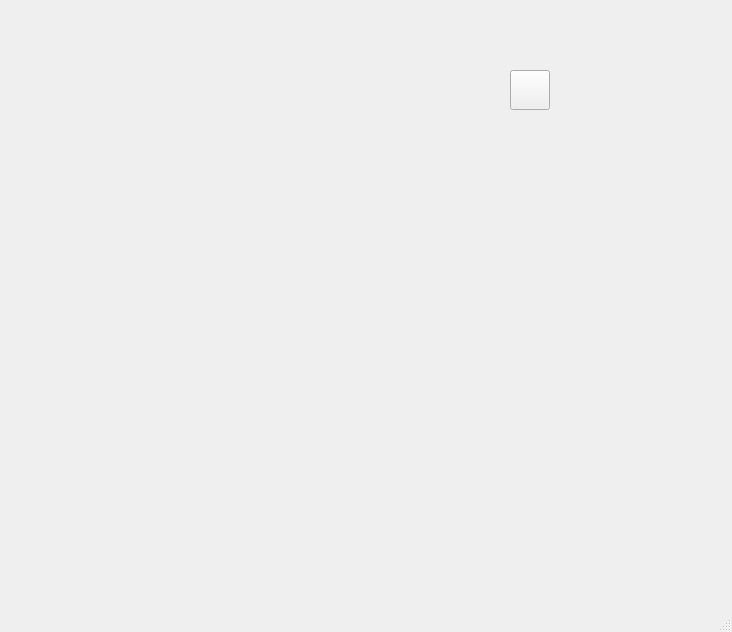
<?xml version="1.0" encoding="UTF-8"?>
<ui version="4.0">
 <class>MainWindow</class>
 <widget class="QMainWindow" name="MainWindow">
  <property name="geometry">
   <rect>
    <x>0</x>
    <y>0</y>
    <width>732</width>
    <height>632</height>
   </rect>
  </property>
  <property name="windowTitle">
   <string>MainWindow</string>
  </property>
  <property name="toolTip">
   <string>0,0</string>
  </property>
  <widget class="QWidget" name="centralwidget">
   <widget class="QPushButton" name="pb_reset">
    <property name="geometry">
     <rect>
      <x>510</x>
      <y>70</y>
      <width>40</width>
      <height>40</height>
     </rect>
    </property>
    <property name="toolTip">
     <string>0,0</string>
    </property>
    <property name="text">
     <string/>
    </property>
    <property name="icon">
     <iconset>
      <normaloff>0.png</normaloff>0.png</iconset>
    </property>
    <property name="iconSize">
     <size>
      <width>40</width>
      <height>40</height>
     </size>
    </property>
   </widget>
  </widget>
  <widget class="QMenuBar" name="menubar">
   <property name="geometry">
    <rect>
     <x>0</x>
     <y>0</y>
     <width>732</width>
     <height>21</height>
    </rect>
   </property>
  </widget>
  <widget class="QStatusBar" name="statusbar"/>
 </widget>
 <resources/>
 <connections/>
</ui>
